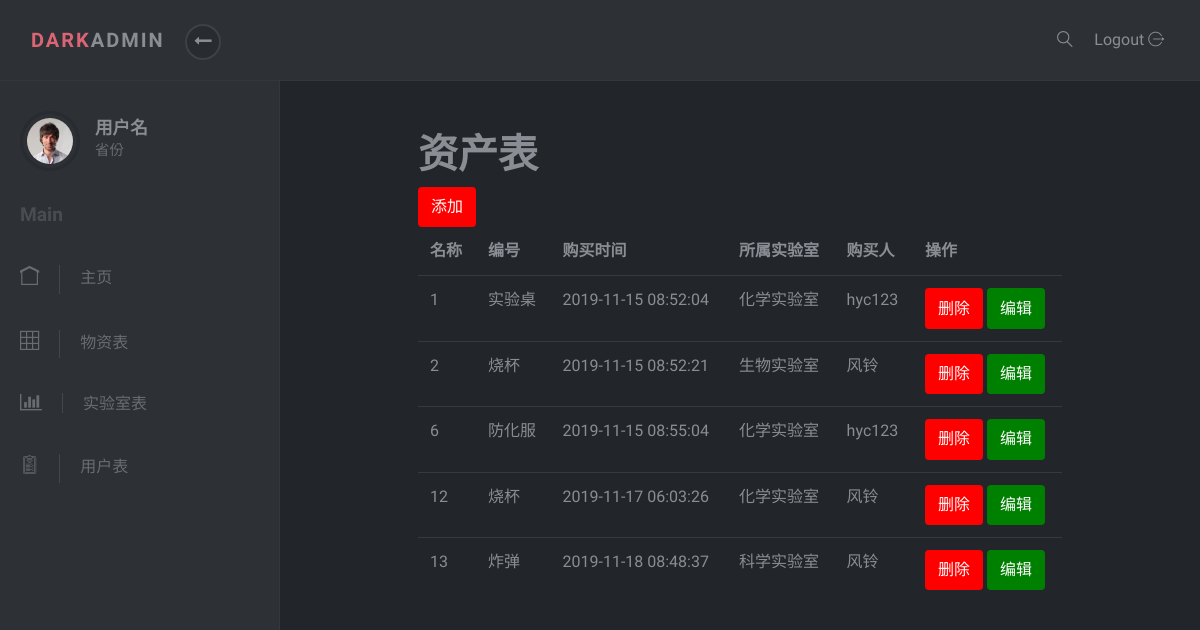
The app's page /balance/ with its own data.
### djangoapp1/models.py (models this page shows, shortened)
class Balance (models.Model):
    bname = models.CharField(max_length=20,verbose_name='物资名称')
    btext = models.CharField(max_length=50,verbose_name='物资描述')
    btime  = models.DateTimeField(auto_now_add=True,verbose_name='购买时间')
    buser = models.ForeignKey('User',verbose_name='购买人',related_name='balance')
    laboratory = models.ForeignKey('laboratory', related_name='Balance',default=1)

class laboratory(models.Model):
    lname = models.CharField(max_length=20,verbose_name='实验室名称')
    floor = models.IntegerField(verbose_name='楼层')
    room_num = models.CharField(max_length=20,verbose_name='房间号')
    user = models.ForeignKey('User',verbose_name='负责人')
    def __str__(self):
        return  self.lname

class User(models.Model):
    user_name = models.CharField(max_length=20,verbose_name='用户名',unique=True)
    passwd = models.CharField(max_length=20,verbose_name='密码')
    uname  = models.CharField(max_length=6,verbose_name='姓名',)
    phone = models.CharField(max_length=11,verbose_name='手机号',default=0)
    def __str__(self):
        return self.user_name

### djangoapp1/views.py (the view)
# urls.py: url(r"^balance/$",views.balance,name='balance'),
def balance(request) :
    balance_obj = models.Balance.objects.all()
    content={
        'balance_obj':balance_obj,
    }
    return  render(request, 'Balance.html', content)

### templates/Balance.html (shortened to what this page needs)
{% extends 'base.html' %}
{% block content%}
<div style="width: 70%;margin:auto auto;margin-top: 50px">
<h1>资产表</h1>
<a href="{% url 'balanceadd' %}"><button class="btn btn-default" type="button" style="color: white;background-color: red">添加</button></a>
<table class="table table-hover">
    <thead>
       <tr>
                <th>名称</th>
                <th>编号</th>
                <th>购买时间</th>
                <th>所属实验室</th>
                <th>购买人</th>
                <th>操作</th>
            </tr>
    </thead>
    <tbody>
    {% for foo in balance_obj %}
    <tr>
    <td>{{ foo.pk }}</td>
        <td>{{ foo.bname }}</td>
        <td>{{ foo.btime }}</td>
        <td>{{ foo.laboratory }}</td>
        <td>{{ foo.buser }}</td>
    <td>
        <a><button class="btn btn-default del" value="{{ foo.pk }}" type="button" style="color: white;background-color: red">删除</button></a>
        <a href="{% url 'balanceedit' foo.pk %}"><button class="btn btn-default" type="button" style="color: white;background-color: green">编辑</button></a>
    </td>
    </tr>
    {% endfor %}
    </tbody>
</table>
</div>
{% endblock %}

### static/css/style.default.css (style rules this page uses)
body { position: relative; }
a { -webkit-transition: all 0.3s; transition: all 0.3s; display: inline-block; }
button { cursor: pointer; }
button, input[type='submit'] { cursor: pointer; font-family: inherit; font-weight: 300 !important; }
.table { margin-bottom: 0; }
.table td, .table th { border-color: #343a40; }
.table thead th { border: none; }
.btn { font-weight: 400; border: 1px solid transparent; padding: 0.45rem 0.75rem; font-size: 1rem; line-height: 1.5; border-radius: 0.25rem; -webkit-transition: color 0.15s ease-in-out, background-color 0.15s ease-in-out, border-color 0.15s ease-in-out, -webkit-box-shadow 0.15s ease-in-out; transition: color 0.15s ease-in-out, background-color 0.15s ease-in-out, border-color 0.15s ease-in-out, -webkit-box-shadow 0.15s ease-in-out; transition: color 0.15s ease-in-out, background-color 0.15s ease-in-out, border-color 0.15s ease-in-out, box-shadow 0.15s ease-in-out; transition: color 0.15s ease-in-out, background-color 0.15s ease-in-out, border-color 0.15s ease-in-out, box-shadow 0.15s ease-in-out, -webkit-box-shadow 0.15s ease-in-out; }
body { font-family: "Muli", sans-serif; font-size: 1rem; font-weight: 400; line-height: 1.5; color: #8a8d93; background-color: #fff; }
a { color: #DB6574; text-decoration: none; }
h1, h2, h3, h4, h5, h6, .h1, .h2, .h3, .h4, .h5, .h6 { margin-bottom: 0.5rem; font-family: inherit; font-weight: 700; line-height: 1.2; color: inherit; }
h1, .h1 { font-size: 2.5rem; }

### records on screen
Balance: pk "1", bname "实验桌", btime "2019-11-15 08:52:04", laboratory "化学实验室", buser "hyc123"
Balance: pk "2", bname "烧杯", btime "2019-11-15 08:52:21", laboratory "生物实验室", buser "风铃"
Balance: pk "6", bname "防化服", btime "2019-11-15 08:55:04", laboratory "化学实验室", buser "hyc123"
Balance: pk "12", bname "烧杯", btime "2019-11-17 06:03:26", laboratory "化学实验室", buser "风铃"
Balance: pk "13", bname "炸弹", btime "2019-11-18 08:48:37", laboratory "科学实验室", buser "风铃"
